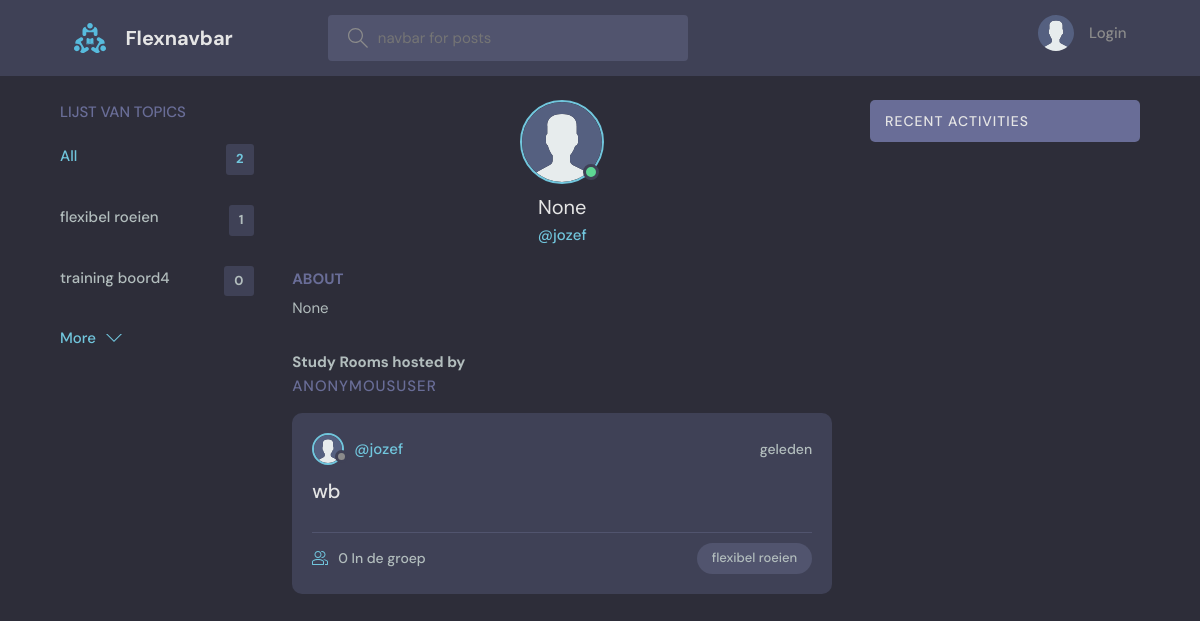
Page /profile/1/ on the earlier database version.
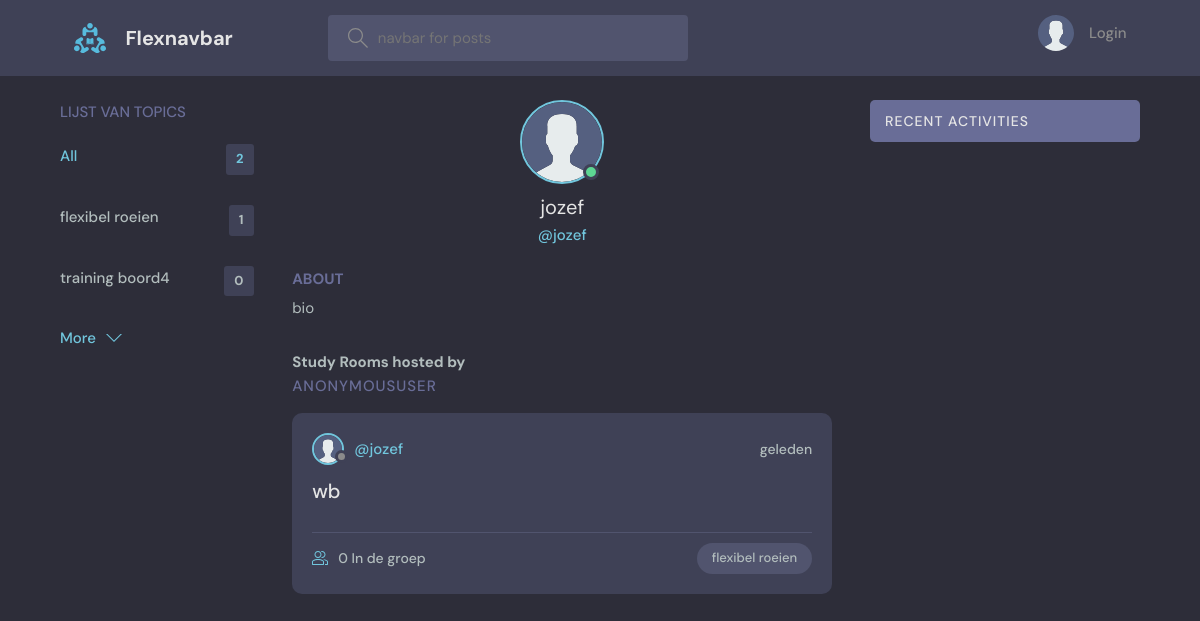
Same page on the later database version.
### beatrix/models.py (models this page shows)
class User(AbstractUser):
    name = models.CharField(max_length=200, null=True)
    email = models.EmailField(unique=True, null=True)
    bio = models.TextField(null=True)
    avatar = models.ImageField(null=True, default="avatar.svg")

### beatrix/views.py (the view)
# urls.py: path('profile/<str:pk>/', userProfile, name='user-profile'),
def userProfile(request, pk):
    user = User.objects.get(id=pk)
    rooms = user.room_set.all()
    room_messages = user.message_set.all()
    topics = Topic.objects.all()
    context = {
        'user': user,
        'rooms': rooms,
        'room_messages': room_messages,
        'topics': topics
        }
    return render(request, 'beatrix/profile.html', context)

### beatrix/templates/beatrix/profile.html (shortened to what this page needs)
{% extends 'main.html' %}
{% block content %}
<main class="profile-page layout layout--3">
  <div class="container">
    {% include 'beatrix/topics_component.html' %}
    <div class="roomList">
      <div class="profile">
        <div class="profile__avatar">
          <div class="avatar avatar--large active">
            <img src="{{user.avatar.url}}" />
          </div>
        </div>
        <div class="profile__info">
          <h3>{{user.name}}</h3>
          <p>@{{user.username}}</p>
        </div>
        <div class="profile__about">
          <h3>About</h3>
          <p>
            {{user.bio}}
          </p>
        </div>
      </div>
      <div class="roomList__header">
        <div>
                  <h3>Study Rooms hosted by</h3>
          <h2>{{request.user}} </a>
          </h2>
        </div>
      </div>
      {% include 'beatrix/feed_component.html' %}
    </div>
    {% include 'beatrix/activity_component.html' %}
  </div>
</main>
{% endblock content %}

Differences in the rows shown:
changed User "jozef": name "None" → "jozef"; bio "None" → "bio"
